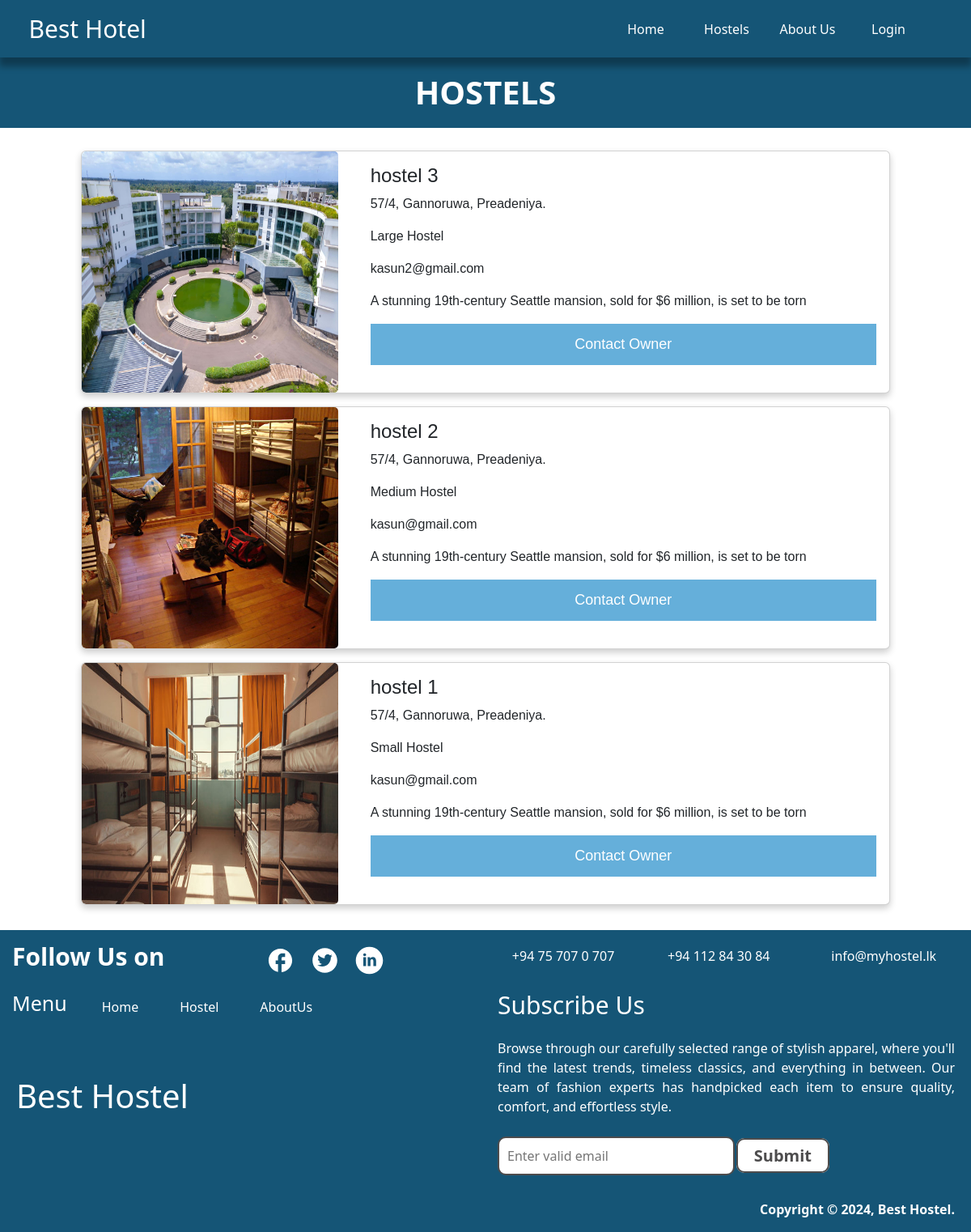
Screenshot of /hostels.php with the database file from the repository.
### tables this page shows
CREATE TABLE `hostels` (
  `hostelId` int(64) NOT NULL,
  `ownerEmail` varchar(64) NOT NULL,
  `hostelName` varchar(64) NOT NULL,
  `scale` varchar(24) NOT NULL,
  `address` varchar(128) NOT NULL,
  `gMapLink` text NOT NULL,
  `roomCount` int(24) NOT NULL,
  `studentsPerRoom` int(24) NOT NULL,
  `description` text NOT NULL,
  `mainImagePath` text NOT NULL,
  `cardImagePath1` text NOT NULL,
  `cardImagePath2` text NOT NULL
);

### hostels.php (the view, shortened to what this page needs)
<?php
include_once 'header.php';
include_once 'includes/dbh.inc.php';
$select1 = mysqli_query($conn, "SELECT * FROM hostels ORDER BY hostelId DESC;");
?>
<link rel="stylesheet" href="hostels.css">
<h1 class="t-shirt-heading" style="margin-top: 70px; padding: 20px;">HOSTELS</h1>
<div class="card-holder">
    <?php while ($row = mysqli_fetch_assoc($select1)) { ?>
        <div class="card mb-3" style="max-width: 1000px; height: 300px;">
            <div class="row no-gutters" style="height: 100% !important;">
                <div class="col-md-4">
                    <img src="assets/uploaded/main/<?php echo $row['mainImagePath']; ?>" style="width: 100%; height: 100%;" class="card-img" alt="hostel_image">
                </div>
                <div class="col-md-8" style="text-align: left !important;">
                    <div class="card-body">
                        <b>
                            <h4 class="card-title"><?php echo $row['hostelName']; ?></h4>
                        </b>
                        <p class="card-text"><?php echo $row['address']; ?></p>
                        <p class="card-text"><?php echo $row['scale']; ?> Hostel</p>
                        <p class="card-text"><?php echo $row['ownerEmail']; ?></p>
                        <p class="card-text"><?php echo $row['description']; ?></p>
                        <p><a href="contactUs.php?hostel=<?php echo $row['hostelId']; ?>"><button>Contact Owner</button></a></p>
                    </div>
                </div>
            </div>
        </div>
    <?php } ?>
</div>
<?php
include_once 'footer.php';
?>

### header.php (shortened to what this page needs)
<!DOCTYPE html>
<html lang="en">
<head>
    <link href="https://cdn.jsdelivr.net/npm/bootstrap@5.3.3/dist/css/bootstrap.min.css" rel="stylesheet" />
    <link rel="stylesheet" href="header.css" />
</head>
<body>
    <nav class="navbar navbar-expand-lg bg-body-tertiary userNavbar">
        <div class="container-fluid">
            <a class="navbar-brand userNavLogo" href="index.php">Best Hotel</a>
            <div class="collapse navbar-collapse ulContainer" id="navbarSupportedContent" >
                <ul class="navbar-nav me-auto mb-2 mb-lg-0 ulHolder" style="justify-content: right; margin-right: 40px !important;">
                    <li class="nav-item">
                        <a class="nav-link active userNavLink" aria-current="page" href="index.php" style="width: 100px;">Home</a>
                    </li>
                    <li class="nav-item">
                        <a class="nav-link userNavLink" aria-current="page" href="hostels.php" style="width: 100px;">Hostels</a>
                    </li>
                    <li class="nav-item">
                        <a class="nav-link userNavLink" aria-current="page" href="#" style="width: 100px;">About Us</a>
                    </li>
                    <li class="nav-item">
                        <?php
                        if (isset($_SESSION["userid"])) {
                            echo '<a class="nav-link userNavLink" aria-current="page" href="includes/logout.inc.php" style="width: 100px;">Logout</a>';
                        } elseif (isset($_SESSION["adminId"])) {
                            echo '<a class="nav-link userNavLink" aria-current="page" href="includes/logout.inc.php" style="width: 100px;">Logout</a>';
                        } elseif (isset($_SESSION["adminMainId"])) {
                            echo '<a class="nav-link userNavLink" aria-current="page" href="includes/logout.inc.php" style="width: 100px;">Logout</a>';
                        }else {
                            echo '<a class="nav-link userNavLink" aria-current="page" href="login.php" style="width: 100px;">Login</a>';
                        }
                        ?>
                    </li>
                </ul>
            </div>
        </div>
    </nav>

### footer.php (shortened to what this page needs)
<link href="footer.css" rel="stylesheet" type="text/css">
<section >
    <footer class="footer1">
        <div class="footer-div1">
            <div class="subscribe-feild">
                <h1 class="footer-div1-heading1" style="color: white;"><strong>Follow Us on</strong></h1>
                <ul class="sociallogo-container-footer">
                    <a href="https://www.facebook.com/sryncloth/">
                        <li class="logo-li"><svg class="sociallogo-footer" style="fill: #ffffff;" xmlns="http://www.w3.org/2000/svg" viewBox="0 0 24 24">
                                <path d="M22 12c0-5.52-4.48-10-10-10S2 6.48 2 12c0 4.84 3.44 8.87 8 9.8V15H8v-3h2V9.5C10 7.57 11.57 6 13.5 6H16v3h-2c-.55 0-1 .45-1 1v2h3v3h-3v6.95c5.05-.5 9-4.76 9-9.95z" />
                            </svg></li>
                    </a>
                    <a href="https://commercialbankleap.globallinker.com/network/profile/rohan-bulegoda/510913">
                        <li class="logo-li"></li>
                    </a>
                    <a href="https://lk.linkedin.com/in/rohan-shantha-bulegoda-7468669">
                        <li class="logo-li"><svg class="sociallogo-footer" style="fill: #ffffff;"  xmlns="http://www.w3.org/2000/svg" viewBox="0 0 20 20">
                        </li></svg>
                    </a>
                </ul>
            </div>
            <div class="menu-feild">
                <h3 class="footer-div1-heading2" style="color: #ffffff;">Menu</h3>
                <ul class="footer-ul">
                    <li class="footer-item"><a href="home.php" class="footer-link">Home</a></li>
                    <li class="footer-item"><a href="home.php" class="footer-link">Hostel</a></li>
                    <li class="footer-item"><a href="home.php" class="footer-link">AboutUs</a></li>
                </ul>
            </div>
            <h1 class="footerLogo">Best Hostel</h1>
        </div>
        <div class="footer-div2">
            <div class="contactBarContainer">
                <div class="contactBarCall1">
                    <p class="callContact1" style="color: #ffffff;">+94 75 707 0 707</p>
                </div>
                <div class="contactBarCall2">
                    <p class="callContact2" style="color: #ffffff;">+94 112 84 30 84</p>
                </div>
                <div class="contactBarEmail">
                    <p class="emailContact" style="color: #ffffff;">info@myhostel.lk</p>
                </div>
            </div>
            <h1 class="footer-div2-heading1" style="color: #ffffff;" >Subscribe Us</h1>
            <p class="footer-div2-paragraph" style="color: #ffffff;" >Browse through our carefully selected range of stylish apparel, where
                you'll find the latest trends, timeless classics, and everything in between.
                Our team of fashion experts has handpicked each item to ensure quality,
                comfort, and effortless style.</p>
            <div class="subscribe-input-container">
                <input class="sub-input" type="text" name="sub-email" placeholder="Enter valid email">
                <li class="sub-button-li"><a class="sub-button" href="#home">Submit</a></li>
            </div>
            <div class="copyright-feild">
                <p class="paragraph-copy" style="color: #ffffff;">Copyright © 2024, Best Hostel.</p>
            </div>
        </div>
    </footer>
</section>
</body>
</html>

### header.css (style rules this page uses)
a { text-decoration: none; }
li { list-style: none; }
.userNavbar { background-color: #155576 !important; box-shadow: 0px 10px 8px 1px #00000052; position: fixed !important; top: 0 !important; width: 100% !important; z-index: 1; }
.userNavLogo { color: white !important; font-weight: 500 !important; margin-left: 2% !important; font-size: 30px !important; }
.ulHolder { width: fit-content !important; margin-left: auto !important; margin-right: auto !important; text-align: center !important; width: 100% !important; }
.userNavLink { color: rgb(255, 255, 255) !important; }

### hostels.css (style rules this page uses)
.card-holder { display: flex !important; padding: 20px !important; max-width: 100% !important; flex-wrap: wrap !important; justify-content: space-around !important; }
.t-shirt-heading { text-align: center !important; font-weight: bold !important; font-size: 40px !important; background-color: #155576; color: white; }
.card { box-shadow: 0 4px 8px 0 rgba(0, 0, 0, 0.2); max-width: 350px; margin: auto; text-align: center; font-family: arial; overflow: hidden; }
.card button { border: none; outline: 0; padding: 12px; color: white; background-color: rgb(101, 175, 218); text-align: center; cursor: pointer; width: 100%; font-size: 18px; transition: 0.5s ease; }

### footer.css (style rules this page uses)
* { margin: 0; font-weight: 500; }
li { list-style: none; }
.footer1 { display: flex; background-color: #9AC5F4; margin-top: -5px; }
.footer-div1 { width: 50%; }
.footer-div2 { width: 50%; }
.footer-div1-heading1 { padding-top: 15px; padding-left: 15px; font-size: 30px; color: #4d4c4d; }
.footer-div1-heading2 { padding-left: 15px; font-size: 25px; color: #4d4c4d; }
.sociallogo-container-footer { display: flex; padding: 10px; margin: auto; }
.sociallogo-footer { height: 35px; width: auto; margin: 10px; fill: #4d4c4d; cursor: pointer; transition: 0.3s ease; }
.footer-ul { display: flex; padding-left: 35px; gap: 35px; }
.menu-feild { display: flex; }
.footer-link { text-decoration: none; color: #ffffff; font-size: 16px; transition: 0.5s ease; border: none 2px #ffffff; border-radius: 10px; }
.footer-item { padding: 8px; text-align: left; }
.subscribe-feild { display: flex; }
.footer-div2-heading1 { padding-top: 15px; padding-left: 15px; color: #4d4c4d; font-size: 30px; }
.footer-div2-paragraph { padding-left: 15px; padding-top: 15px; padding-right: 20px; text-align: justify; font-size: 16px; color: #4d4c4d; }
.subscribe-input-container { display: flex; padding-left: 15px; margin-top: 25px; align-items: center; }
.sub-input { padding: 10px; width: 50%; height: auto; border-radius: 10px; border: solid 2px #4d4c4d; }
.sub-button { text-decoration: none; color: #4d4c4d; font-size: 20px; font-weight: bold; margin-left: 2%; background-color: #ffffff; padding: 6px; padding-left: 20px; padding-right: 20px; border-radius: 10px; border: solid 2px #4d4c4d; transition: 0.5s; }
.copyright-feild { margin-top: 10px; }
.paragraph-copy { padding-top: 20px; padding-right: 20px; font-weight: bold; text-align: right; color: #4d4c4d; }

### footer.php (style rules this page uses)
.contactBarContainer { display: flex; margin-top: 20px !important; justify-content: space-around; width: 100%; }
.contactBarCall1 { display: flex; cursor: pointer; }
.contactBarCall2 { display: flex; cursor: pointer; }
.contactBarEmail { display: flex; cursor: pointer; }
.emailContact { margin-right: 10px; transition: 0.3s ease; }
.callContact1 { transition: 0.3s ease; }
.callContact2 { transition: 0.3s ease; }
.footer1 { background-color: #155576; }
.footerLogo { color: #ffffff; text-align: left; padding-left: 20px; margin-top: 50px; }

### rows the page displays
hostels: mainImagePath (picture), hostelName "hostel 3", address "57/4, Gannoruwa, Preadeniya.", scale "Large", ownerEmail "kasun2@gmail.com", description "A stunning 19th-century Seattle mansion, sold for $6 million, is set to be torn"
hostels: mainImagePath (picture), hostelName "hostel 2", address "57/4, Gannoruwa, Preadeniya.", scale "Medium", ownerEmail "kasun@gmail.com", description "A stunning 19th-century Seattle mansion, sold for $6 million, is set to be torn"
hostels: mainImagePath (picture), hostelName "hostel 1", address "57/4, Gannoruwa, Preadeniya.", scale "Small", ownerEmail "kasun@gmail.com", description "A stunning 19th-century Seattle mansion, sold for $6 million, is set to be torn"
